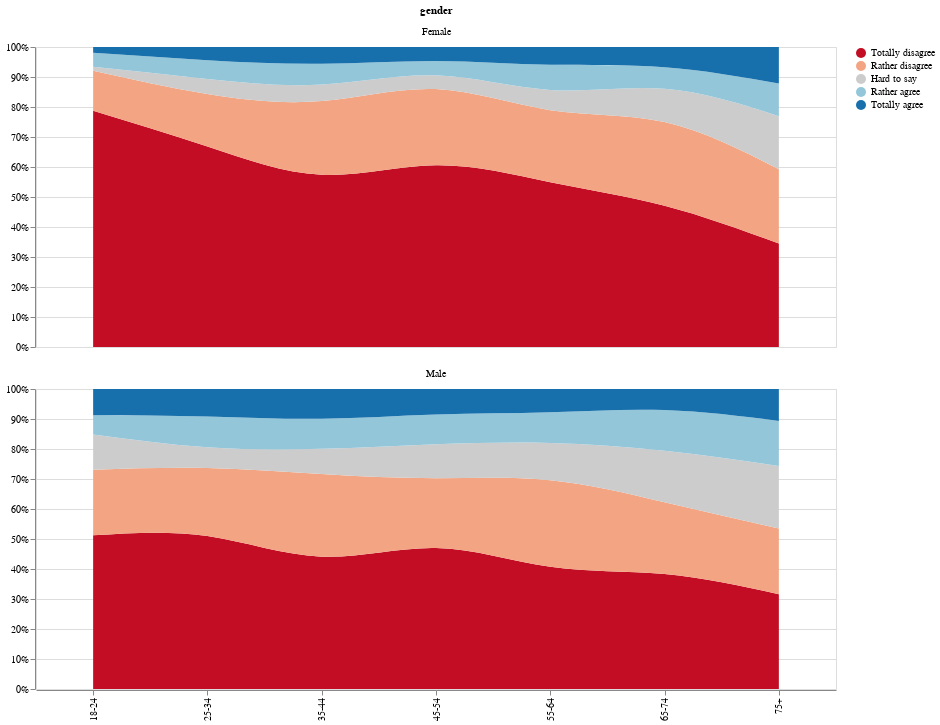

The notebook cell saved with this chart:
### Code cell
args = {
    'res_col' : 'abort',
    'factor_cols': ['age_group','gender'],  'filter': {},
    'plot': 'likert_smooth',
    'plot_args': { 'internal_facet': True }
}
assert args['plot'] in matching_plots(args,full_df,data_meta)
fdf = get_filtered_data(full_df, data_meta, **args)
create_plot(fdf,data_meta,alt_properties={'width':800},**args)

### Figure 1 — Vega-Lite specification as saved in the notebook (floating-point values rounded to 4 significant figures)
{"config": {"view": {"continuousWidth": 300, "continuousHeight": 300}}, "data": {"name": "data-034a3f7c306ef37b6fe351bdea3f86a9"}, "facet": {"field": "gender", "type": "nominal"}, "spec": {"mark": {"type": "area", "interpolate": "natural"}, "encoding": {"color": {"field": "abort", "legend": {"orient": "right", "title": null}, "scale": {"domain": ["Totally disagree", "Rather disagree", "Hard to say", "Rather agree", "Totally agree"], "range": ["#c30d24", "#f3a583", "#cccccc", "#94c6da", "#1770ab"]}, "sort": {"field": "order", "order": "descending"}, "type": "ordinal"}, "order": {"field": "order", "type": "ordinal"}, "x": {"field": "age_group", "title": null, "type": "ordinal"}, "y": {"axis": {"format": "%"}, "field": "percent", "scale": {"domain": [0, 1]}, "stack": "normalize", "title": null, "type": "quantitative"}}, "transform": [{"calculate": "{'Totally disagree': 0, 'Rather disagree': 1, 'Hard to say': 2, 'Rather agree': 3, 'Totally agree': 4}[datum.abort]", "as": "order"}], "width": 800}, "columns": 1, "$schema": "https://vega.github.io/schema/vega-lite/v5.15.1.json", "datasets": {"data-034a3f7c306ef37b6fe351bdea3f86a9": [{"age_group": "18-24", "gender": "Male", "abort": "Totally disagree", "percent": 0.5125}, {"age_group": "18-24", "gender": "Male", "abort": "Rather disagree", "percent": 0.2181}, {"age_group": "18-24", "gender": "Male", "abort": "Hard to say", "percent": 0.1175}, {"age_group": "18-24", "gender": "Male", "abort": "Rather agree", "percent": 0.06474}, {"age_group": "18-24", "gender": "Male", "abort": "Totally agree", "percent": 0.08715}, {"age_group": "18-24", "gender": "Female", "abort": "Totally disagree", "percent": 0.7873}, {"age_group": "18-24", "gender": "Female", "abort": "Rather disagree", "percent": 0.1332}, {"age_group": "18-24", "gender": "Female", "abort": "Hard to say", "percent": 0.0134}, {"age_group": "18-24", "gender": "Female", "abort": "Rather agree", "percent": 0.04669}, {"age_group": "18-24", "gender": "Female", "abort": "Totally agree", "percent": 0.01946}, {"age_group": "25-34", "gender": "Male", "abort": "Totally disagree", "percent": 0.5096}, {"age_group": "25-34", "gender": "Male", "abort": "Rather disagree", "percent": 0.2268}, {"age_group": "25-34", "gender": "Male", "abort": "Hard to say", "percent": 0.06911}, {"age_group": "25-34", "gender": "Male", "abort": "Rather agree", "percent": 0.1031}, {"age_group": "25-34", "gender": "Male", "abort": "Totally agree", "percent": 0.09137}, {"age_group": "25-34", "gender": "Female", "abort": "Totally disagree", "percent": 0.668}, {"age_group": "25-34", "gender": "Female", "abort": "Rather disagree", "percent": 0.175}, {"age_group": "25-34", "gender": "Female", "abort": "Hard to say", "percent": 0.05052}, {"age_group": "25-34", "gender": "Female", "abort": "Rather agree", "percent": 0.06252}, {"age_group": "25-34", "gender": "Female", "abort": "Totally agree", "percent": 0.04389}, {"age_group": "35-44", "gender": "Male", "abort": "Totally disagree", "percent": 0.441}, {"age_group": "35-44", "gender": "Male", "abort": "Rather disagree", "percent": 0.2753}, {"age_group": "35-44", "gender": "Male", "abort": "Hard to say", "percent": 0.08418}, {"age_group": "35-44", "gender": "Male", "abort": "Rather agree", "percent": 0.1003}, {"age_group": "35-44", "gender": "Male", "abort": "Totally agree", "percent": 0.0992}, {"age_group": "35-44", "gender": "Female", "abort": "Totally disagree", "percent": 0.574}, {"age_group": "35-44", "gender": "Female", "abort": "Rather disagree", "percent": 0.2459}, {"age_group": "35-44", "gender": "Female", "abort": "Hard to say", "percent": 0.05506}, {"age_group": "35-44", "gender": "Female", "abort": "Rather agree", "percent": 0.0693}, {"age_group": "35-44", "gender": "Female", "abort": "Totally agree", "percent": 0.05576}, {"age_group": "45-54", "gender": "Male", "abort": "Totally disagree", "percent": 0.4703}, {"age_group": "45-54", "gender": "Male", "abort": "Rather disagree", "percent": 0.2322}, {"age_group": "45-54", "gender": "Male", "abort": "Hard to say", "percent": 0.1133}, {"age_group": "45-54", "gender": "Male", "abort": "Rather agree", "percent": 0.09876}, {"age_group": "45-54", "gender": "Male", "abort": "Totally agree", "percent": 0.08542}, {"age_group": "45-54", "gender": "Female", "abort": "Totally disagree", "percent": 0.6056}, {"age_group": "45-54", "gender": "Female", "abort": "Rather disagree", "percent": 0.2542}, {"age_group": "45-54", "gender": "Female", "abort": "Hard to say", "percent": 0.04569}, {"age_group": "45-54", "gender": "Female", "abort": "Rather agree", "percent": 0.04812}, {"age_group": "45-54", "gender": "Female", "abort": "Totally agree", "percent": 0.04642}, {"age_group": "55-64", "gender": "Male", "abort": "Totally disagree", "percent": 0.4076}, {"age_group": "55-64", "gender": "Male", "abort": "Rather disagree", "percent": 0.2885}, {"age_group": "55-64", "gender": "Male", "abort": "Hard to say", "percent": 0.1243}, {"age_group": "55-64", "gender": "Male", "abort": "Rather agree", "percent": 0.1017}, {"age_group": "55-64", "gender": "Male", "abort": "Totally agree", "percent": 0.07791}, {"age_group": "55-64", "gender": "Female", "abort": "Totally disagree", "percent": 0.5493}, {"age_group": "55-64", "gender": "Female", "abort": "Rather disagree", "percent": 0.2402}, {"age_group": "55-64", "gender": "Female", "abort": "Hard to say", "percent": 0.06744}, {"age_group": "55-64", "gender": "Female", "abort": "Rather agree", "percent": 0.08372}, {"age_group": "55-64", "gender": "Female", "abort": "Totally agree", "percent": 0.0593}, {"age_group": "65-74", "gender": "Male", "abort": "Totally disagree", "percent": 0.383}, {"age_group": "65-74", "gender": "Male", "abort": "Rather disagree", "percent": 0.2395}, {"age_group": "65-74", "gender": "Male", "abort": "Hard to say", "percent": 0.1712}, {"age_group": "65-74", "gender": "Male", "abort": "Rather agree", "percent": 0.1359}, {"age_group": "65-74", "gender": "Male", "abort": "Totally agree", "percent": 0.07036}, {"age_group": "65-74", "gender": "Female", "abort": "Totally disagree", "percent": 0.471}, {"age_group": "65-74", "gender": "Female", "abort": "Rather disagree", "percent": 0.2789}, {"age_group": "65-74", "gender": "Female", "abort": "Hard to say", "percent": 0.1108}, {"age_group": "65-74", "gender": "Female", "abort": "Rather agree", "percent": 0.07218}, {"age_group": "65-74", "gender": "Female", "abort": "Totally agree", "percent": 0.06713}, {"age_group": "75+", "gender": "Male", "abort": "Totally disagree", "percent": 0.3161}, {"age_group": "75+", "gender": "Male", "abort": "Rather disagree", "percent": 0.2188}, {"age_group": "75+", "gender": "Male", "abort": "Hard to say", "percent": 0.2082}, {"age_group": "75+", "gender": "Male", "abort": "Rather agree", "percent": 0.1501}, {"age_group": "75+", "gender": "Male", "abort": "Totally agree", "percent": 0.1067}, {"age_group": "75+", "gender": "Female", "abort": "Totally disagree", "percent": 0.3451}, {"age_group": "75+", "gender": "Female", "abort": "Rather disagree", "percent": 0.2475}, {"age_group": "75+", "gender": "Female", "abort": "Hard to say", "percent": 0.1769}, {"age_group": "75+", "gender": "Female", "abort": "Rather agree", "percent": 0.1086}, {"age_group": "75+", "gender": "Female", "abort": "Totally agree", "percent": 0.1218}]}}
